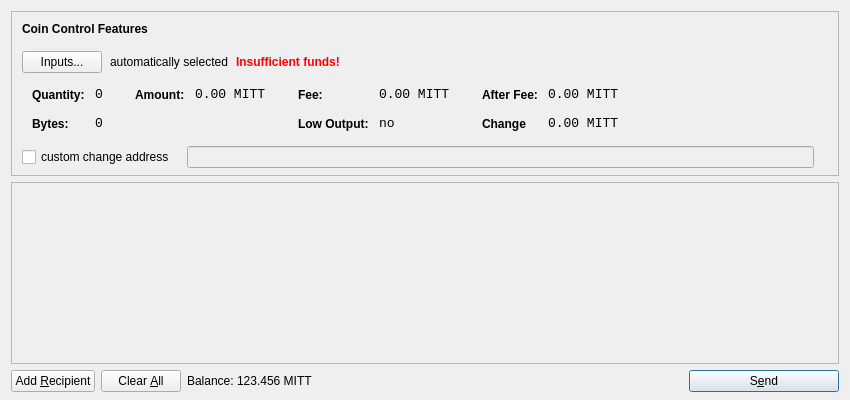
<?xml version="1.0" encoding="UTF-8"?>
<ui version="4.0">
 <class>SendCoinsDialog</class>
 <widget class="QDialog" name="SendCoinsDialog">
  <property name="geometry">
   <rect>
    <x>0</x>
    <y>0</y>
    <width>850</width>
    <height>400</height>
   </rect>
  </property>
  <property name="windowTitle">
   <string>Send Coins</string>
  </property>
  <layout class="QVBoxLayout" name="verticalLayout" stretch="0,1,0">
   <property name="bottomMargin">
    <number>8</number>
   </property>
   <item>
    <widget class="QFrame" name="frameCoinControl">
     <property name="sizePolicy">
      <sizepolicy hsizetype="Expanding" vsizetype="Expanding">
       <horstretch>0</horstretch>
       <verstretch>0</verstretch>
      </sizepolicy>
     </property>
     <property name="maximumSize">
      <size>
       <width>16777215</width>
       <height>16777215</height>
      </size>
     </property>
     <property name="frameShape">
      <enum>QFrame::StyledPanel</enum>
     </property>
     <property name="frameShadow">
      <enum>QFrame::Sunken</enum>
     </property>
     <layout class="QVBoxLayout" name="verticalLayoutCoinControl2">
      <property name="spacing">
       <number>-1</number>
      </property>
      <property name="leftMargin">
       <number>0</number>
      </property>
      <property name="topMargin">
       <number>0</number>
      </property>
      <property name="rightMargin">
       <number>0</number>
      </property>
      <property name="bottomMargin">
       <number>6</number>
      </property>
      <item>
       <layout class="QVBoxLayout" name="verticalLayoutCoinControl" stretch="0,0,0,0,1">
        <property name="spacing">
         <number>0</number>
        </property>
        <property name="leftMargin">
         <number>10</number>
        </property>
        <property name="topMargin">
         <number>10</number>
        </property>
        <item>
         <layout class="QHBoxLayout" name="horizontalLayoutCoinControl1">
          <property name="bottomMargin">
           <number>15</number>
          </property>
          <item>
           <widget class="QLabel" name="labelCoinControlFeatures">
            <property name="sizePolicy">
             <sizepolicy hsizetype="Preferred" vsizetype="Maximum">
              <horstretch>0</horstretch>
              <verstretch>0</verstretch>
             </sizepolicy>
            </property>
            <property name="font">
             <font>
              <weight>75</weight>
              <bold>true</bold>
             </font>
            </property>
            <property name="styleSheet">
             <string notr="true">font-weight:bold;</string>
            </property>
            <property name="text">
             <string>Coin Control Features</string>
            </property>
           </widget>
          </item>
         </layout>
        </item>
        <item>
         <layout class="QHBoxLayout" name="horizontalLayoutCoinControl2" stretch="0,0,0,0">
          <property name="spacing">
           <number>8</number>
          </property>
          <property name="bottomMargin">
           <number>10</number>
          </property>
          <item>
           <widget class="QPushButton" name="pushButtonCoinControl">
            <property name="styleSheet">
             <string notr="true"/>
            </property>
            <property name="text">
             <string>Inputs...</string>
            </property>
           </widget>
          </item>
          <item>
           <widget class="QLabel" name="labelCoinControlAutomaticallySelected">
            <property name="text">
             <string>automatically selected</string>
            </property>
            <property name="margin">
             <number>5</number>
            </property>
           </widget>
          </item>
          <item>
           <widget class="QLabel" name="labelCoinControlInsuffFunds">
            <property name="font">
             <font>
              <weight>75</weight>
              <bold>true</bold>
             </font>
            </property>
            <property name="styleSheet">
             <string notr="true">color:red;font-weight:bold;</string>
            </property>
            <property name="text">
             <string>Insufficient funds!</string>
            </property>
            <property name="margin">
             <number>5</number>
            </property>
           </widget>
          </item>
          <item>
           <spacer name="horizontalSpacerCoinControl">
            <property name="orientation">
             <enum>Qt::Horizontal</enum>
            </property>
            <property name="sizeHint" stdset="0">
             <size>
              <width>40</width>
              <height>1</height>
             </size>
            </property>
           </spacer>
          </item>
         </layout>
        </item>
        <item>
         <widget class="QWidget" name="widgetCoinControl" native="true">
          <property name="sizePolicy">
           <sizepolicy hsizetype="Preferred" vsizetype="Preferred">
            <horstretch>0</horstretch>
            <verstretch>0</verstretch>
           </sizepolicy>
          </property>
          <property name="minimumSize">
           <size>
            <width>0</width>
            <height>0</height>
           </size>
          </property>
          <property name="styleSheet">
           <string notr="true"/>
          </property>
          <layout class="QHBoxLayout" name="horizontalLayoutCoinControl5">
           <property name="margin">
            <number>0</number>
           </property>
           <item>
            <layout class="QHBoxLayout" name="horizontalLayoutCoinControl3" stretch="0,0,0,1">
             <property name="spacing">
              <number>20</number>
             </property>
             <property name="topMargin">
              <number>0</number>
             </property>
             <property name="bottomMargin">
              <number>10</number>
             </property>
             <item>
              <layout class="QFormLayout" name="formLayoutCoinControl1">
               <property name="horizontalSpacing">
                <number>10</number>
               </property>
               <property name="verticalSpacing">
                <number>14</number>
               </property>
               <property name="leftMargin">
                <number>10</number>
               </property>
               <property name="topMargin">
                <number>4</number>
               </property>
               <property name="rightMargin">
                <number>6</number>
               </property>
               <item row="0" column="0">
                <widget class="QLabel" name="labelCoinControlQuantityText">
                 <property name="styleSheet">
                  <string notr="true">font-weight:bold;</string>
                 </property>
                 <property name="text">
                  <string>Quantity:</string>
                 </property>
                 <property name="margin">
                  <number>0</number>
                 </property>
                </widget>
               </item>
               <item row="0" column="1">
                <widget class="QLabel" name="labelCoinControlQuantity">
                 <property name="font">
                  <font>
                   <family>Monospace</family>
                   <pointsize>10</pointsize>
                  </font>
                 </property>
                 <property name="cursor">
                  <cursorShape>IBeamCursor</cursorShape>
                 </property>
                 <property name="contextMenuPolicy">
                  <enum>Qt::ActionsContextMenu</enum>
                 </property>
                 <property name="text">
                  <string>0</string>
                 </property>
                 <property name="margin">
                  <number>0</number>
                 </property>
                 <property name="textInteractionFlags">
                  <set>Qt::LinksAccessibleByMouse|Qt::TextSelectableByKeyboard|Qt::TextSelectableByMouse</set>
                 </property>
                </widget>
               </item>
               <item row="1" column="0">
                <widget class="QLabel" name="labelCoinControlBytesText">
                 <property name="styleSheet">
                  <string notr="true">font-weight:bold;</string>
                 </property>
                 <property name="text">
                  <string>Bytes:</string>
                 </property>
                </widget>
               </item>
               <item row="1" column="1">
                <widget class="QLabel" name="labelCoinControlBytes">
                 <property name="font">
                  <font>
                   <family>Monospace</family>
                   <pointsize>10</pointsize>
                  </font>
                 </property>
                 <property name="cursor">
                  <cursorShape>IBeamCursor</cursorShape>
                 </property>
                 <property name="contextMenuPolicy">
                  <enum>Qt::ActionsContextMenu</enum>
                 </property>
                 <property name="text">
                  <string>0</string>
                 </property>
                 <property name="textInteractionFlags">
                  <set>Qt::LinksAccessibleByMouse|Qt::TextSelectableByKeyboard|Qt::TextSelectableByMouse</set>
                 </property>
                </widget>
               </item>
              </layout>
             </item>
             <item>
              <layout class="QFormLayout" name="formLayoutCoinControl2">
               <property name="horizontalSpacing">
                <number>10</number>
               </property>
               <property name="verticalSpacing">
                <number>14</number>
               </property>
               <property name="leftMargin">
                <number>6</number>
               </property>
               <property name="topMargin">
                <number>4</number>
               </property>
               <property name="rightMargin">
                <number>6</number>
               </property>
               <item row="0" column="0">
                <widget class="QLabel" name="labelCoinControlAmountText">
                 <property name="styleSheet">
                  <string notr="true">font-weight:bold;</string>
                 </property>
                 <property name="text">
                  <string>Amount:</string>
                 </property>
                 <property name="margin">
                  <number>0</number>
                 </property>
                </widget>
               </item>
               <item row="0" column="1">
                <widget class="QLabel" name="labelCoinControlAmount">
                 <property name="font">
                  <font>
                   <family>Monospace</family>
                   <pointsize>10</pointsize>
                  </font>
                 </property>
                 <property name="cursor">
                  <cursorShape>IBeamCursor</cursorShape>
                 </property>
                 <property name="contextMenuPolicy">
                  <enum>Qt::ActionsContextMenu</enum>
                 </property>
                 <property name="text">
                  <string notr="true">0.00 MITT</string>
                 </property>
                 <property name="textInteractionFlags">
                  <set>Qt::LinksAccessibleByMouse|Qt::TextSelectableByKeyboard|Qt::TextSelectableByMouse</set>
                 </property>
                </widget>
               </item>
              </layout>
             </item>
             <item>
              <layout class="QFormLayout" name="formLayoutCoinControl3">
               <property name="horizontalSpacing">
                <number>10</number>
               </property>
               <property name="verticalSpacing">
                <number>14</number>
               </property>
               <property name="leftMargin">
                <number>6</number>
               </property>
               <property name="topMargin">
                <number>4</number>
               </property>
               <property name="rightMargin">
                <number>6</number>
               </property>
               <item row="0" column="0">
                <widget class="QLabel" name="labelCoinControlFeeText">
                 <property name="styleSheet">
                  <string notr="true">font-weight:bold;</string>
                 </property>
                 <property name="text">
                  <string>Fee:</string>
                 </property>
                 <property name="margin">
                  <number>0</number>
                 </property>
                </widget>
               </item>
               <item row="0" column="1">
                <widget class="QLabel" name="labelCoinControlFee">
                 <property name="font">
                  <font>
                   <family>Monospace</family>
                   <pointsize>10</pointsize>
                  </font>
                 </property>
                 <property name="cursor">
                  <cursorShape>IBeamCursor</cursorShape>
                 </property>
                 <property name="contextMenuPolicy">
                  <enum>Qt::ActionsContextMenu</enum>
                 </property>
                 <property name="text">
                  <string notr="true">0.00 MITT</string>
                 </property>
                 <property name="textInteractionFlags">
                  <set>Qt::LinksAccessibleByMouse|Qt::TextSelectableByKeyboard|Qt::TextSelectableByMouse</set>
                 </property>
                </widget>
               </item>
               <item row="1" column="0">
                <widget class="QLabel" name="labelCoinControlLowOutputText">
                 <property name="styleSheet">
                  <string notr="true">font-weight:bold;</string>
                 </property>
                 <property name="text">
                  <string>Low Output:</string>
                 </property>
                </widget>
               </item>
               <item row="1" column="1">
                <widget class="QLabel" name="labelCoinControlLowOutput">
                 <property name="font">
                  <font>
                   <family>Monospace</family>
                   <pointsize>10</pointsize>
                  </font>
                 </property>
                 <property name="cursor">
                  <cursorShape>IBeamCursor</cursorShape>
                 </property>
                 <property name="contextMenuPolicy">
                  <enum>Qt::ActionsContextMenu</enum>
                 </property>
                 <property name="text">
                  <string>no</string>
                 </property>
                 <property name="textInteractionFlags">
                  <set>Qt::LinksAccessibleByMouse|Qt::TextSelectableByKeyboard|Qt::TextSelectableByMouse</set>
                 </property>
                </widget>
               </item>
              </layout>
             </item>
             <item>
              <layout class="QFormLayout" name="formLayoutCoinControl4">
               <property name="horizontalSpacing">
                <number>10</number>
               </property>
               <property name="verticalSpacing">
                <number>14</number>
               </property>
               <property name="leftMargin">
                <number>6</number>
               </property>
               <property name="topMargin">
                <number>4</number>
               </property>
               <property name="rightMargin">
                <number>6</number>
               </property>
               <item row="0" column="0">
                <widget class="QLabel" name="labelCoinControlAfterFeeText">
                 <property name="styleSheet">
                  <string notr="true">font-weight:bold;</string>
                 </property>
                 <property name="text">
                  <string>After Fee:</string>
                 </property>
                 <property name="margin">
                  <number>0</number>
                 </property>
                </widget>
               </item>
               <item row="0" column="1">
                <widget class="QLabel" name="labelCoinControlAfterFee">
                 <property name="font">
                  <font>
                   <family>Monospace</family>
                   <pointsize>10</pointsize>
                  </font>
                 </property>
                 <property name="cursor">
                  <cursorShape>IBeamCursor</cursorShape>
                 </property>
                 <property name="contextMenuPolicy">
                  <enum>Qt::ActionsContextMenu</enum>
                 </property>
                 <property name="text">
                  <string notr="true">0.00 MITT</string>
                 </property>
                 <property name="textInteractionFlags">
                  <set>Qt::LinksAccessibleByMouse|Qt::TextSelectableByKeyboard|Qt::TextSelectableByMouse</set>
                 </property>
                </widget>
               </item>
               <item row="1" column="0">
                <widget class="QLabel" name="labelCoinControlChangeText">
                 <property name="styleSheet">
                  <string notr="true">font-weight:bold;</string>
                 </property>
                 <property name="text">
                  <string>Change</string>
                 </property>
                </widget>
               </item>
               <item row="1" column="1">
                <widget class="QLabel" name="labelCoinControlChange">
                 <property name="font">
                  <font>
                   <family>Monospace</family>
                   <pointsize>10</pointsize>
                  </font>
                 </property>
                 <property name="cursor">
                  <cursorShape>IBeamCursor</cursorShape>
                 </property>
                 <property name="contextMenuPolicy">
                  <enum>Qt::ActionsContextMenu</enum>
                 </property>
                 <property name="text">
                  <string notr="true">0.00 MITT</string>
                 </property>
                 <property name="textInteractionFlags">
                  <set>Qt::LinksAccessibleByMouse|Qt::TextSelectableByKeyboard|Qt::TextSelectableByMouse</set>
                 </property>
                </widget>
               </item>
              </layout>
             </item>
            </layout>
           </item>
          </layout>
         </widget>
        </item>
        <item>
         <layout class="QHBoxLayout" name="horizontalLayoutCoinControl4" stretch="0,0,0">
          <property name="spacing">
           <number>12</number>
          </property>
          <property name="sizeConstraint">
           <enum>QLayout::SetDefaultConstraint</enum>
          </property>
          <property name="topMargin">
           <number>5</number>
          </property>
          <property name="rightMargin">
           <number>5</number>
          </property>
          <item>
           <widget class="QCheckBox" name="checkBoxCoinControlChange">
            <property name="text">
             <string>custom change address</string>
            </property>
           </widget>
          </item>
          <item>
           <widget class="QLineEdit" name="lineEditCoinControlChange">
            <property name="enabled">
             <bool>false</bool>
            </property>
            <property name="sizePolicy">
             <sizepolicy hsizetype="Expanding" vsizetype="Fixed">
              <horstretch>0</horstretch>
              <verstretch>0</verstretch>
             </sizepolicy>
            </property>
           </widget>
          </item>
          <item>
           <widget class="QLabel" name="labelCoinControlChangeLabel">
            <property name="sizePolicy">
             <sizepolicy hsizetype="Preferred" vsizetype="Expanding">
              <horstretch>0</horstretch>
              <verstretch>0</verstretch>
             </sizepolicy>
            </property>
            <property name="minimumSize">
             <size>
              <width>0</width>
              <height>0</height>
             </size>
            </property>
            <property name="text">
             <string/>
            </property>
            <property name="margin">
             <number>3</number>
            </property>
           </widget>
          </item>
         </layout>
        </item>
        <item>
         <spacer name="verticalSpacerCoinControl">
          <property name="orientation">
           <enum>Qt::Vertical</enum>
          </property>
          <property name="sizeHint" stdset="0">
           <size>
            <width>800</width>
            <height>1</height>
           </size>
          </property>
         </spacer>
        </item>
       </layout>
      </item>
     </layout>
    </widget>
   </item>
   <item>
    <widget class="QScrollArea" name="scrollArea">
     <property name="widgetResizable">
      <bool>true</bool>
     </property>
     <widget class="QWidget" name="scrollAreaWidgetContents">
      <property name="geometry">
       <rect>
        <x>0</x>
        <y>0</y>
        <width>830</width>
        <height>165</height>
       </rect>
      </property>
      <layout class="QVBoxLayout" name="verticalLayout_2">
       <property name="margin">
        <number>0</number>
       </property>
       <item>
        <layout class="QVBoxLayout" name="entries">
         <property name="spacing">
          <number>6</number>
         </property>
        </layout>
       </item>
       <item>
        <spacer name="verticalSpacer">
         <property name="orientation">
          <enum>Qt::Vertical</enum>
         </property>
         <property name="sizeHint" stdset="0">
          <size>
           <width>20</width>
           <height>40</height>
          </size>
         </property>
        </spacer>
       </item>
      </layout>
     </widget>
    </widget>
   </item>
   <item>
    <layout class="QHBoxLayout" name="horizontalLayout">
     <item>
      <widget class="QPushButton" name="addButton">
       <property name="toolTip">
        <string>Send to multiple recipients at once</string>
       </property>
       <property name="text">
        <string>Add &amp;Recipient</string>
       </property>
       <property name="autoDefault">
        <bool>false</bool>
       </property>
      </widget>
     </item>
     <item>
      <widget class="QPushButton" name="clearButton">
       <property name="sizePolicy">
        <sizepolicy hsizetype="Minimum" vsizetype="Fixed">
         <horstretch>0</horstretch>
         <verstretch>0</verstretch>
        </sizepolicy>
       </property>
       <property name="toolTip">
        <string>Remove all transaction fields</string>
       </property>
       <property name="text">
        <string>Clear &amp;All</string>
       </property>
       <property name="autoRepeatDelay">
        <number>300</number>
       </property>
       <property name="autoDefault">
        <bool>false</bool>
       </property>
      </widget>
     </item>
     <item>
      <layout class="QHBoxLayout" name="horizontalLayout_2">
       <property name="spacing">
        <number>3</number>
       </property>
       <item>
        <widget class="QLabel" name="label">
         <property name="sizePolicy">
          <sizepolicy hsizetype="Preferred" vsizetype="Fixed">
           <horstretch>0</horstretch>
           <verstretch>0</verstretch>
          </sizepolicy>
         </property>
         <property name="text">
          <string>Balance:</string>
         </property>
        </widget>
       </item>
       <item>
        <widget class="QLabel" name="labelBalance">
         <property name="sizePolicy">
          <sizepolicy hsizetype="Preferred" vsizetype="Fixed">
           <horstretch>0</horstretch>
           <verstretch>0</verstretch>
          </sizepolicy>
         </property>
         <property name="cursor">
          <cursorShape>IBeamCursor</cursorShape>
         </property>
         <property name="text">
          <string notr="true">123.456 MITT</string>
         </property>
         <property name="textInteractionFlags">
          <set>Qt::LinksAccessibleByMouse|Qt::TextSelectableByKeyboard|Qt::TextSelectableByMouse</set>
         </property>
        </widget>
       </item>
      </layout>
     </item>
     <item>
      <spacer name="horizontalSpacer">
       <property name="orientation">
        <enum>Qt::Horizontal</enum>
       </property>
       <property name="sizeHint" stdset="0">
        <size>
         <width>40</width>
         <height>20</height>
        </size>
       </property>
      </spacer>
     </item>
     <item>
      <widget class="QPushButton" name="sendButton">
       <property name="minimumSize">
        <size>
         <width>150</width>
         <height>0</height>
        </size>
       </property>
       <property name="toolTip">
        <string>Confirm the send action</string>
       </property>
       <property name="text">
        <string>S&amp;end</string>
       </property>
       <property name="icon">
        <iconset resource="../bitcoin.qrc">
         <normaloff>:/icons/send</normaloff>:/icons/send</iconset>
       </property>
       <property name="default">
        <bool>true</bool>
       </property>
      </widget>
     </item>
    </layout>
   </item>
  </layout>
 </widget>
 <resources>
  <include location="../bitcoin.qrc"/>
 </resources>
 <connections/>
</ui>
